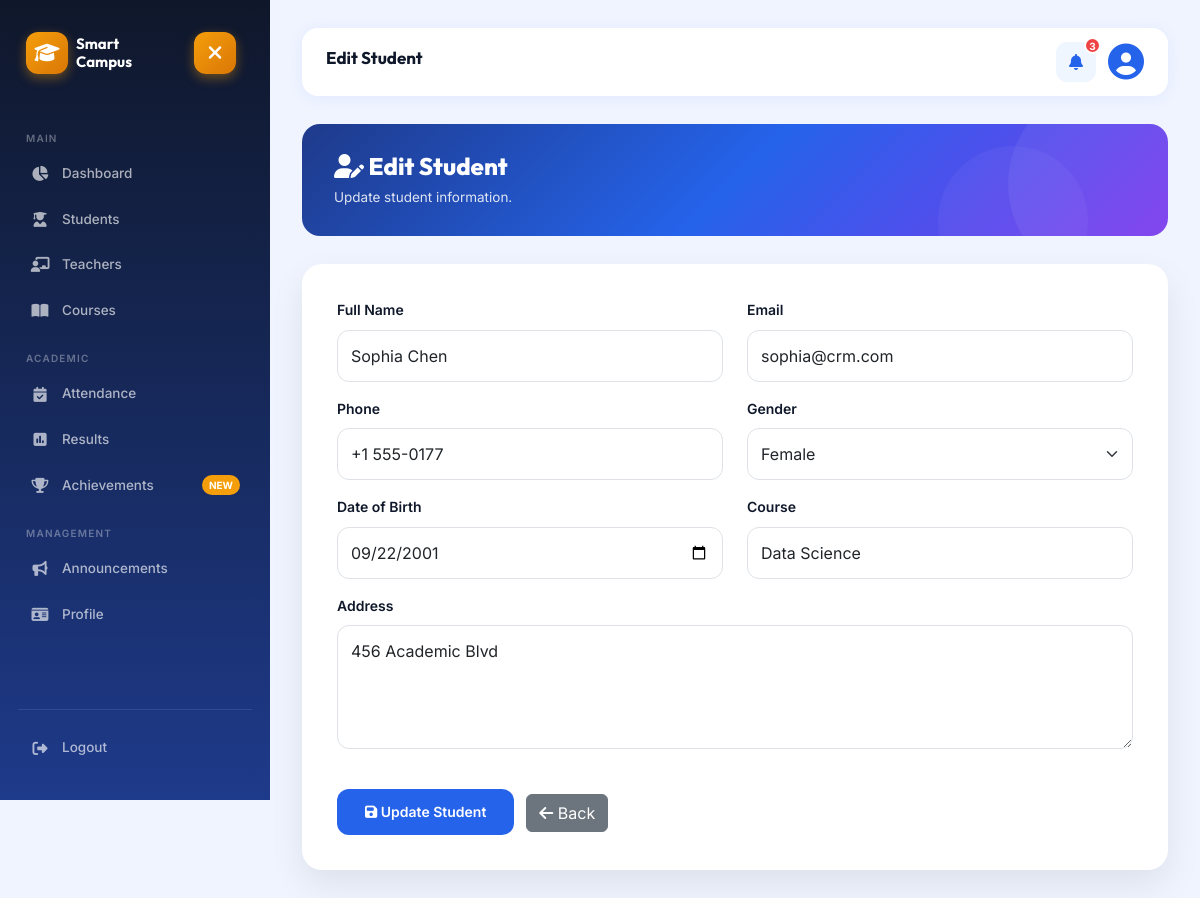
The page /admin/edit_student.php?id=2 (signed in) on the database its author committed.
### tables this page shows
CREATE TABLE IF NOT EXISTS `students` (
  `id` INT AUTO_INCREMENT PRIMARY KEY,
  `college_id` INT DEFAULT 1,
  `college_name` VARCHAR(150) DEFAULT 'Smart Campus Main Institute',
  `first_name` VARCHAR(50),
  `last_name` VARCHAR(50),
  `full_name` VARCHAR(100) NOT NULL,
  `email` VARCHAR(100) NOT NULL,
  `phone` VARCHAR(20),
  `gender` VARCHAR(10),
  `date_of_birth` DATE,
  `course` VARCHAR(100),
  `address` TEXT,
  `created_at` TIMESTAMP DEFAULT CURRENT_TIMESTAMP
);

### admin/edit_student.php (the view, shortened to what this page needs)
<?php
include "../config/db.php";
$id = $_GET['id'];
$stmt = $conn->prepare("SELECT * FROM students WHERE id=?");
$stmt->bind_param("i",$id);
$stmt->execute();
$result = $stmt->get_result();
$student = $result->fetch_assoc();
?>
<!DOCTYPE html>
<html>
<head>
<link href="https://cdn.jsdelivr.net/npm/bootstrap@5.3.3/dist/css/bootstrap.min.css" rel="stylesheet">
<link rel="stylesheet" href="../assets/css/dashboard.css">
<link rel="stylesheet" href="https://cdnjs.cloudflare.com/ajax/libs/font-awesome/6.5.2/css/all.min.css">
</head>
<body>
<?php include "../includes/sidebar.php"; ?>
<div class="main">
<?php
include "../includes/topbar.php";
?>
<div class="header">
<h1>
<i class="fa-solid fa-user-pen"></i>
Edit Student
</h1>
<p>
Update student information.
</p>
</div>
<div class="panel mt-4">
<div class="form-card">
<form method="POST">
<div class="row">
    <div class="col-md-6 mb-3">
<label>Full Name</label>
<input
type="text"
name="full_name"
class="form-control"
value="<?php echo htmlspecialchars($student['full_name']); ?>"
required>
</div>
<div class="col-md-6 mb-3">
<label>Email</label>
<input
type="email"
name="email"
class="form-control"
value="<?php echo htmlspecialchars($student['email']); ?>"
required>
</div>
<div class="col-md-6 mb-3">
<label>Phone</label>
<input
type="text"
name="phone"
class="form-control"
value="<?php echo htmlspecialchars($student['phone']); ?>">
</div>
<div class="col-md-6 mb-3">
<label>Gender</label>
<select
name="gender"
class="form-select">
<option value="Female"
<?php if($student['gender']=="Female") echo "selected"; ?>>
Female
</option>
</select>
</div>
<div class="col-md-6 mb-3">
<label>Date of Birth</label>
<input
type="date"
name="dob"
class="form-control"
value="<?php echo $student['date_of_birth']; ?>">
</div>
<div class="col-md-6 mb-3">
<label>Course</label>
<input
type="text"
name="course"
class="form-control"
value="<?php echo htmlspecialchars($student['course']); ?>">
</div>
<div class="col-12 mb-3">
<label>Address</label>
<textarea
name="address"
class="form-control"
rows="4"><?php echo htmlspecialchars($student['address']); ?></textarea>
</div>
</div>
<div class="mt-4">
<button
type="submit"
name="update_student"
class="update-btn">
<i class="fa-solid fa-floppy-disk"></i>
Update Student
</button>
<a
href="students.php"
class="btn btn-secondary ms-2">
<i class="fa-solid fa-arrow-left"></i>
Back
</a>
</div>
</form>
</div>
</div>
</div>
</body>
</html>

### assets/css/dashboard.css (style rules this page uses)
:root { --primary: #2563EB; --primary-dark: #1E40AF; --primary-light: #EFF6FF; --accent: #F59E0B; --accent-dark: #D97706; --success: #10B981; --danger: #EF4444; --warning: #F59E0B; --info: #06B6D4; --purple: #8B5CF6; --pink: #EC4899; --sidebar-bg: linear-gradient(180deg,#0F172A 0%,#1E3A8A 100%); --body-bg: #F0F4FF; --card-bg: #FFFFFF; --card-radius: 18px; --card-shadow: 0 4px 24px rgba(37,99,235,0.08); --card-hover-shadow: 0 12px 40px rgba(37,99,235,0.18); --border: rgba(226,232,240,0.7); --text-primary: #0F172A; --text-secondary: #475569; --text-muted: #94A3B8; --sidebar-width: 270px; --topbar-h: 80px; --transition: all 0.3s cubic-bezier(0.4,0,0.2,1); }
*, *::before, *::after { margin: 0; padding: 0; box-sizing: border-box; }
body { background: var(--body-bg); color: var(--text-primary); font-family: 'Inter', sans-serif; font-size: 14px; line-height: 1.6; overflow-x: hidden; }
a { text-decoration: none; color: inherit; }
.main, .main-content { margin-left: var(--sidebar-width); width: calc(100% - var(--sidebar-width)); min-height: 100vh; padding: 28px 32px; background: var(--body-bg); transition: var(--transition); }
.header, .page-header { background: linear-gradient(135deg, #1E3A8A 0%, #2563EB 50%, #7C3AED 100%); padding: 28px 32px; border-radius: var(--card-radius); color: white; margin-bottom: 28px; position: relative; overflow: hidden; }
.header::before, .page-header::before { content: ''; position: absolute; top: -40px; right: -40px; width: 200px; height: 200px; background: rgba(255,255,255,0.06); border-radius: 50%; }
.header::after, .page-header::after { content: ''; position: absolute; bottom: -60px; right: 80px; width: 150px; height: 150px; background: rgba(255,255,255,0.04); border-radius: 50%; }
.header h1, .page-header h1 { font-family: 'Outfit', sans-serif; font-size: 24px; font-weight: 800; margin-bottom: 6px; position: relative; z-index: 1; }
.header p, .page-header p { font-size: 13.5px; opacity: 0.85; position: relative; z-index: 1; margin: 0; }
.mt-4 { margin-top: 24px !important; }
.mb-3 { margin-bottom: 16px !important; }

### admin/edit_student.php (style rules this page uses)
.form-card { background:white; padding:35px; border-radius:20px; box-shadow:0 15px 35px rgba(0,0,0,.08); }
.form-card label { font-weight:600; margin-bottom:8px; }
.form-control, .form-select { padding:13px; border-radius:12px; }
.update-btn { background:#2563EB; color:white; border:none; padding:12px 28px; border-radius:12px; font-weight:600; }

### rows shown on the page
students: full_name "Sophia Chen", email "sophia@crm.com", phone "+1 555-0177", gender "Female", dob "09/22/2001", course "Data Science", address "456 Academic Blvd"

### other values the page prints
$titleText "Edit Student"
count($notifications) "3"
